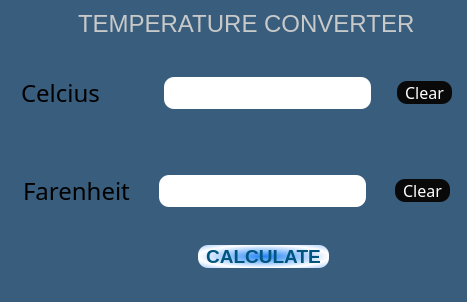
<?xml version="1.0" encoding="UTF-8"?>
<ui version="4.0">
 <class>Temperature_Converter</class>
 <widget class="QWidget" name="Temperature_Converter">
  <property name="windowModality">
   <enum>Qt::NonModal</enum>
  </property>
  <property name="geometry">
   <rect>
    <x>0</x>
    <y>0</y>
    <width>467</width>
    <height>302</height>
   </rect>
  </property>
  <property name="sizePolicy">
   <sizepolicy hsizetype="Fixed" vsizetype="Fixed">
    <horstretch>0</horstretch>
    <verstretch>0</verstretch>
   </sizepolicy>
  </property>
  <property name="minimumSize">
   <size>
    <width>467</width>
    <height>302</height>
   </size>
  </property>
  <property name="maximumSize">
   <size>
    <width>467</width>
    <height>302</height>
   </size>
  </property>
  <property name="font">
   <font>
    <family>MS Reference Sans Serif</family>
    <pointsize>12</pointsize>
   </font>
  </property>
  <property name="windowTitle">
   <string>Form</string>
  </property>
  <property name="styleSheet">
   <string notr="true">QPushButton#pushButton_Calculate{
color:rgb(0, 85, 127);
border: 2px rgb(170, 170, 255);
border-radius: 10px;
padding:0 8px;
background:qradialgradient(spread:reflect, cx:0.5, cy:0.5, radius:0.5, fx:0.5, fy:0.5, stop:0 rgba(32, 131, 246, 255), stop:1 rgba(255, 255, 255, 255));
}

QPushButton#pushButton_clear_Celcius{
color:white;
border: 2px rgb(170, 170, 255);
border-radius: 10px;
padding:0 8px;
background:rgb(9,9,9);
}

QPushButton#pushButton_clear_Farenheit{
color:white;
border: 2px rgb(170, 170, 255);
border-radius: 10px;
padding:0 8px;
background:rgb(9,9,9);
}


QLabel#label_Heading{
color:rgb(200, 201, 201);
}
QLineEdit#lineEdit_Celcius{
background-color:white;
border: 2px rgb(170, 170, 255);
border-radius: 10px;
padding:0 8px;
}
QLineEdit#lineEdit_Farenheit{
background-color:white;
border: 2px rgb(170, 170, 255);
border-radius: 10px;
padding:0 8px;
}
*
{
background:rgb(57, 93, 124);
}</string>
  </property>
  <widget class="QWidget" name="">
   <property name="geometry">
    <rect>
     <x>0</x>
     <y>10</y>
     <width>473</width>
     <height>290</height>
    </rect>
   </property>
   <layout class="QGridLayout" name="gridLayout_2">
    <item row="0" column="0">
     <layout class="QGridLayout" name="gridLayout">
      <item row="0" column="0">
       <spacer name="horizontalSpacer_11">
        <property name="orientation">
         <enum>Qt::Horizontal</enum>
        </property>
        <property name="sizeHint" stdset="0">
         <size>
          <width>78</width>
          <height>20</height>
         </size>
        </property>
       </spacer>
      </item>
      <item row="0" column="1">
       <widget class="QLabel" name="label_Heading">
        <property name="sizePolicy">
         <sizepolicy hsizetype="Preferred" vsizetype="Preferred">
          <horstretch>10</horstretch>
          <verstretch>0</verstretch>
         </sizepolicy>
        </property>
        <property name="minimumSize">
         <size>
          <width>11</width>
          <height>0</height>
         </size>
        </property>
        <property name="font">
         <font>
          <family>Microsoft Sans Serif</family>
          <pointsize>18</pointsize>
         </font>
        </property>
        <property name="autoFillBackground">
         <bool>false</bool>
        </property>
        <property name="text">
         <string>TEMPERATURE CONVERTER</string>
        </property>
       </widget>
      </item>
      <item row="0" column="2">
       <spacer name="horizontalSpacer_12">
        <property name="orientation">
         <enum>Qt::Horizontal</enum>
        </property>
        <property name="sizeHint" stdset="0">
         <size>
          <width>40</width>
          <height>20</height>
         </size>
        </property>
       </spacer>
      </item>
     </layout>
    </item>
    <item row="1" column="0">
     <spacer name="verticalSpacer">
      <property name="orientation">
       <enum>Qt::Vertical</enum>
      </property>
      <property name="sizeHint" stdset="0">
       <size>
        <width>20</width>
        <height>28</height>
       </size>
      </property>
     </spacer>
    </item>
    <item row="2" column="0">
     <layout class="QHBoxLayout" name="horizontalLayout_2">
      <item>
       <spacer name="horizontalSpacer_2">
        <property name="orientation">
         <enum>Qt::Horizontal</enum>
        </property>
        <property name="sizeHint" stdset="0">
         <size>
          <width>13</width>
          <height>20</height>
         </size>
        </property>
       </spacer>
      </item>
      <item>
       <widget class="QLabel" name="label_Celcius">
        <property name="font">
         <font>
          <family>Broadway</family>
          <pointsize>18</pointsize>
          <weight>50</weight>
          <bold>false</bold>
         </font>
        </property>
        <property name="text">
         <string>Celcius</string>
        </property>
        <property name="textFormat">
         <enum>Qt::RichText</enum>
        </property>
       </widget>
      </item>
      <item>
       <spacer name="horizontalSpacer">
        <property name="orientation">
         <enum>Qt::Horizontal</enum>
        </property>
        <property name="sizeHint" stdset="0">
         <size>
          <width>58</width>
          <height>20</height>
         </size>
        </property>
       </spacer>
      </item>
      <item>
       <widget class="QLineEdit" name="lineEdit_Celcius">
        <property name="font">
         <font>
          <family>Exotc350 Bd BT</family>
          <pointsize>16</pointsize>
         </font>
        </property>
       </widget>
      </item>
      <item>
       <spacer name="horizontalSpacer_6">
        <property name="orientation">
         <enum>Qt::Horizontal</enum>
        </property>
        <property name="sizeHint" stdset="0">
         <size>
          <width>13</width>
          <height>20</height>
         </size>
        </property>
       </spacer>
      </item>
      <item>
       <widget class="QPushButton" name="pushButton_clear_Celcius">
        <property name="font">
         <font>
          <family>MS Reference Sans Serif</family>
          <pointsize>12</pointsize>
         </font>
        </property>
        <property name="text">
         <string>Clear</string>
        </property>
       </widget>
      </item>
      <item>
       <spacer name="horizontalSpacer_7">
        <property name="orientation">
         <enum>Qt::Horizontal</enum>
        </property>
        <property name="sizeHint" stdset="0">
         <size>
          <width>13</width>
          <height>20</height>
         </size>
        </property>
       </spacer>
      </item>
     </layout>
    </item>
    <item row="3" column="0">
     <spacer name="verticalSpacer_3">
      <property name="orientation">
       <enum>Qt::Vertical</enum>
      </property>
      <property name="sizeHint" stdset="0">
       <size>
        <width>20</width>
        <height>58</height>
       </size>
      </property>
     </spacer>
    </item>
    <item row="4" column="0">
     <layout class="QHBoxLayout" name="horizontalLayout_3">
      <item>
       <spacer name="horizontalSpacer_3">
        <property name="orientation">
         <enum>Qt::Horizontal</enum>
        </property>
        <property name="sizeHint" stdset="0">
         <size>
          <width>13</width>
          <height>20</height>
         </size>
        </property>
       </spacer>
      </item>
      <item>
       <widget class="QLabel" name="label_Farenheit">
        <property name="font">
         <font>
          <family>Broadway</family>
          <pointsize>18</pointsize>
         </font>
        </property>
        <property name="text">
         <string>Farenheit</string>
        </property>
       </widget>
      </item>
      <item>
       <spacer name="horizontalSpacer_4">
        <property name="orientation">
         <enum>Qt::Horizontal</enum>
        </property>
        <property name="sizeHint" stdset="0">
         <size>
          <width>13</width>
          <height>20</height>
         </size>
        </property>
       </spacer>
      </item>
      <item>
       <widget class="QLineEdit" name="lineEdit_Farenheit">
        <property name="font">
         <font>
          <family>Exotc350 Bd BT</family>
          <pointsize>16</pointsize>
         </font>
        </property>
       </widget>
      </item>
      <item>
       <spacer name="horizontalSpacer_5">
        <property name="orientation">
         <enum>Qt::Horizontal</enum>
        </property>
        <property name="sizeHint" stdset="0">
         <size>
          <width>18</width>
          <height>20</height>
         </size>
        </property>
       </spacer>
      </item>
      <item>
       <widget class="QPushButton" name="pushButton_clear_Farenheit">
        <property name="font">
         <font>
          <family>MS Reference Sans Serif</family>
          <pointsize>12</pointsize>
         </font>
        </property>
        <property name="text">
         <string>Clear</string>
        </property>
       </widget>
      </item>
      <item>
       <spacer name="horizontalSpacer_8">
        <property name="orientation">
         <enum>Qt::Horizontal</enum>
        </property>
        <property name="sizeHint" stdset="0">
         <size>
          <width>18</width>
          <height>20</height>
         </size>
        </property>
       </spacer>
      </item>
     </layout>
    </item>
    <item row="5" column="0">
     <spacer name="verticalSpacer_4">
      <property name="orientation">
       <enum>Qt::Vertical</enum>
      </property>
      <property name="sizeHint" stdset="0">
       <size>
        <width>20</width>
        <height>18</height>
       </size>
      </property>
     </spacer>
    </item>
    <item row="6" column="0">
     <layout class="QHBoxLayout" name="horizontalLayout_4">
      <item>
       <spacer name="horizontalSpacer_9">
        <property name="orientation">
         <enum>Qt::Horizontal</enum>
        </property>
        <property name="sizeHint" stdset="0">
         <size>
          <width>198</width>
          <height>20</height>
         </size>
        </property>
       </spacer>
      </item>
      <item>
       <widget class="QPushButton" name="pushButton_Calculate">
        <property name="font">
         <font>
          <pointsize>14</pointsize>
          <weight>75</weight>
          <bold>true</bold>
         </font>
        </property>
        <property name="text">
         <string>CALCULATE</string>
        </property>
       </widget>
      </item>
      <item>
       <spacer name="horizontalSpacer_10">
        <property name="orientation">
         <enum>Qt::Horizontal</enum>
        </property>
        <property name="sizeHint" stdset="0">
         <size>
          <width>128</width>
          <height>20</height>
         </size>
        </property>
       </spacer>
      </item>
     </layout>
    </item>
    <item row="7" column="0">
     <spacer name="verticalSpacer_5">
      <property name="orientation">
       <enum>Qt::Vertical</enum>
      </property>
      <property name="sizeHint" stdset="0">
       <size>
        <width>20</width>
        <height>28</height>
       </size>
      </property>
     </spacer>
    </item>
   </layout>
  </widget>
 </widget>
 <tabstops>
  <tabstop>lineEdit_Celcius</tabstop>
  <tabstop>pushButton_Calculate</tabstop>
  <tabstop>pushButton_clear_Celcius</tabstop>
  <tabstop>lineEdit_Farenheit</tabstop>
  <tabstop>pushButton_clear_Farenheit</tabstop>
 </tabstops>
 <resources/>
 <connections/>
</ui>
